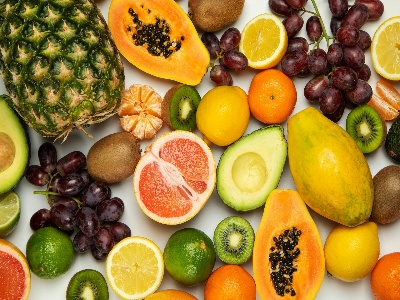
#> input picture source.jpg, 400 x 300 px
$ python main.py
#> lines starting #> are read from the running program, lines starting #| are printed output that depends on the picture
import cv2
import matplotlib.pyplot as plt
from skimage import exposure
import numpy as np
import os

def plot_image_and_hist(image, title, ax_img, ax_hist):
    """Fungsi pembantu untuk menampilkan citra dan histogramnya pada subplot"""
    # Menampilkan citra
    ax_img.imshow(image, cmap='gray', vmin=0, vmax=255)
    ax_img.set_title(title)
    ax_img.axis('off')

    # Menampilkan histogram
    # Menggunakan ravel() untuk mengubah matriks 2D menjadi array 1D
    ax_hist.hist(image.ravel(), bins=256, range=[0, 256], color='black', alpha=0.7)
    ax_hist.set_title(f"Histogram: {title}")
    ax_hist.set_xlim([0, 256])

def manual_histogram_equalization(image):
    """
    Melakukan histogram equalization secara manual tanpa cv2.equalizeHist.
    """
    # 1. Hitung histogram (frekuensi kemunculan tiap intensitas 0-255)
    hist, bins = np.histogram(image.flatten(), bins=256, range=[0,256])

    # 2. Hitung probabilitas (PDF) dan CDF (Cumulative Distribution Function)
    cdf = hist.cumsum()

    # 3. Normalisasi CDF
    # Masking nilai 0 agar tidak ikut dihitung dalam normalisasi
    cdf_m = np.ma.masked_equal(cdf, 0)

    # Rumus transformasi s_k = round((CDF(v) - CDF_min) / (M*N - CDF_min) * (L-1))
    # L = 256 (derajat keabuan)
    cdf_m = (cdf_m - cdf_m.min()) * 255 / (cdf_m.max() - cdf_m.min())

    # Kembalikan nilai yang di-mask menjadi 0 dan bulatkan ke integer
    cdf_final = np.ma.filled(cdf_m, 0).astype('uint8')

    # 4. Petakan nilai intensitas citra asli ke nilai baru berdasarkan CDF
    image_equalized = cdf_final[image]

    return image_equalized

def match_histogram_library(source_image, target_image):
    """
    Melakukan histogram specification menggunakan library scikit-image.
    Menyamakan distribusi histogram source_image dengan target_image.
    """
    # match_histograms mengembalikan citra float, kita ubah kembali ke uint8
    matched = exposure.match_histograms(source_image, target_image)
    return matched.astype('uint8')

def main():
    # ==========================================
    # Persiapan Folder Output
    # ==========================================
    output_dir = "output"
    if not os.path.exists(output_dir):
        os.makedirs(output_dir)
        print(f"Folder '{output_dir}' berhasil dibuat.")

    # 1. Load citra grayscale bebas (Pastikan file gambar ada di direktori yang sama)
    img_source = cv2.imread('source.jpg', cv2.IMREAD_GRAYSCALE)
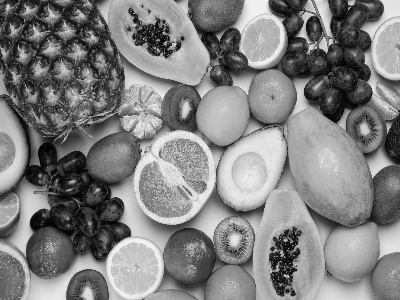
#> img_source: shape (300, 400); min 0, max 248, mean 127.8
    img_target = cv2.imread('target.jpg', cv2.IMREAD_GRAYSCALE)
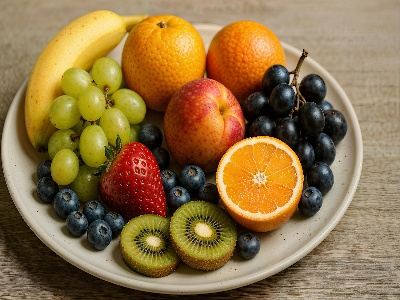
#> input picture target.jpg, 400 x 300 px
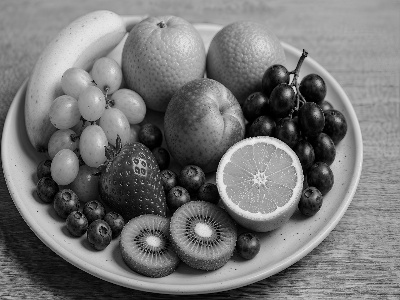
#> img_target: shape (300, 400); min 0, max 242, mean 118.3

    if img_source is None or img_target is None:
        print("Error: Citra tidak ditemukan. Pastikan 'source.jpg' dan 'target.jpg' ada.")
        return

    # 2. Implementasi Histogram Equalization Manual
    img_eq_manual = manual_histogram_equalization(img_source)
#> in manual_histogram_equalization, `hist, bins = np.histogram(image.flatten(), bins=256, range=[0,256])`: hist = 256 values, max 929 at index 180, min 0 at index 247, mean 468.8; bins = 257 values from 0 to 256
#> in manual_histogram_equalization, `cdf = hist.cumsum()`: cdf = 256 values from 28 to 120000
#> in manual_histogram_equalization, `cdf_final = np.ma.filled(cdf_m, 0).astype('uint8')`: cdf_final = 256 values from 0 to 255
#> in manual_histogram_equalization, `image_equalized = cdf_final[image]`:
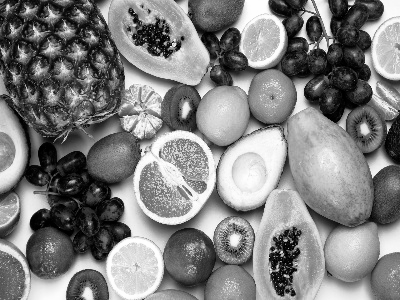
#> image_equalized: shape (300, 400); min 0, max 255, mean 127.6

    # 3. Implementasi Histogram Equalization Library (OpenCV)
    img_eq_cv2 = cv2.equalizeHist(img_source)

    # 4. Implementasi Histogram Specification
    img_matched = match_histogram_library(img_source, img_target)
#> in match_histogram_library, `matched = exposure.match_histograms(source_image, target_image)`:
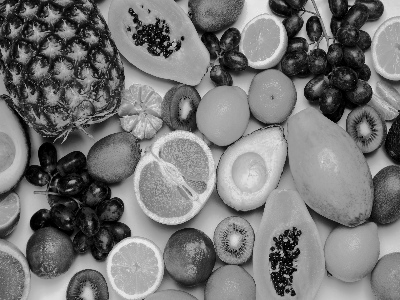
#> matched: shape (300, 400) float64; min 0, max 242, mean 118.3

    # ==========================================
    # Menyimpan Citra Hasil ke Folder Output
    # ==========================================
    cv2.imwrite(os.path.join(output_dir, '1_source_image.jpg'), img_source)
    cv2.imwrite(os.path.join(output_dir, '2_eq_manual.jpg'), img_eq_manual)
    cv2.imwrite(os.path.join(output_dir, '3_eq_opencv.jpg'), img_eq_cv2)
    cv2.imwrite(os.path.join(output_dir, '4_target_image.jpg'), img_target)
    cv2.imwrite(os.path.join(output_dir, '5_matched_specification.jpg'), img_matched)
    print(f"Semua citra hasil berhasil disimpan di dalam folder '{output_dir}'.")

    # ==========================================
    # 5. Visualisasi Seluruh Hasil dan Histogram
    # ==========================================
    fig, axes = plt.subplots(5, 2, figsize=(12, 20))
    fig.tight_layout(pad=5.0)

    # Baris 1: Citra Awal (Source)
    plot_image_and_hist(img_source, "Citra Awal (Source)", axes[0, 0], axes[0, 1])

    # Baris 2: Equalization Manual
    plot_image_and_hist(img_eq_manual, "Equalization (Manual)", axes[1, 0], axes[1, 1])

    # Baris 3: Equalization Library
    plot_image_and_hist(img_eq_cv2, "Equalization (OpenCV)", axes[2, 0], axes[2, 1])

    # Baris 4: Citra Target (Untuk Specification)
    plot_image_and_hist(img_target, "Citra Target", axes[3, 0], axes[3, 1])

    # Baris 5: Hasil Histogram Specification
    plot_image_and_hist(img_matched, "Hasil Specification (Matched)", axes[4, 0], axes[4, 1])

    # Menyimpan juga plot gabungan ke folder output
    fig.savefig(os.path.join(output_dir, '6_plot_histogram_lengkap.png'), dpi=300)
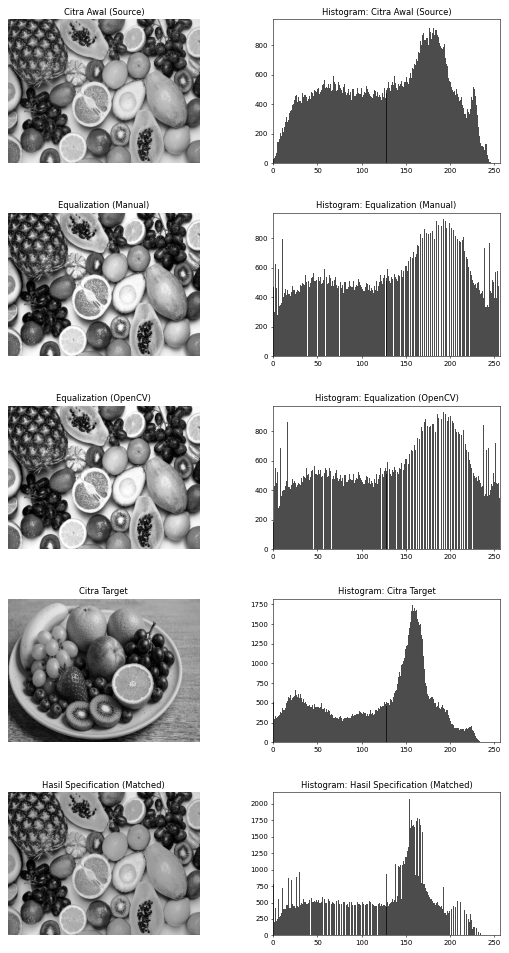
#> figure drawn by matplotlib, 10 panels; panel 2: tallest bar 929 high, from x = 180 to 181; panel 4: tallest bar 929 high, from x = 192 to 193; panel 6: tallest bar 929 high, from x = 192 to 193; panel 8: tallest bar 1735 high, from x = 157 to 158
    print(f"Plot histogram gabungan berhasil disimpan sebagai '6_plot_histogram_lengkap.png'.")

if __name__ == "__main__":
    main()
